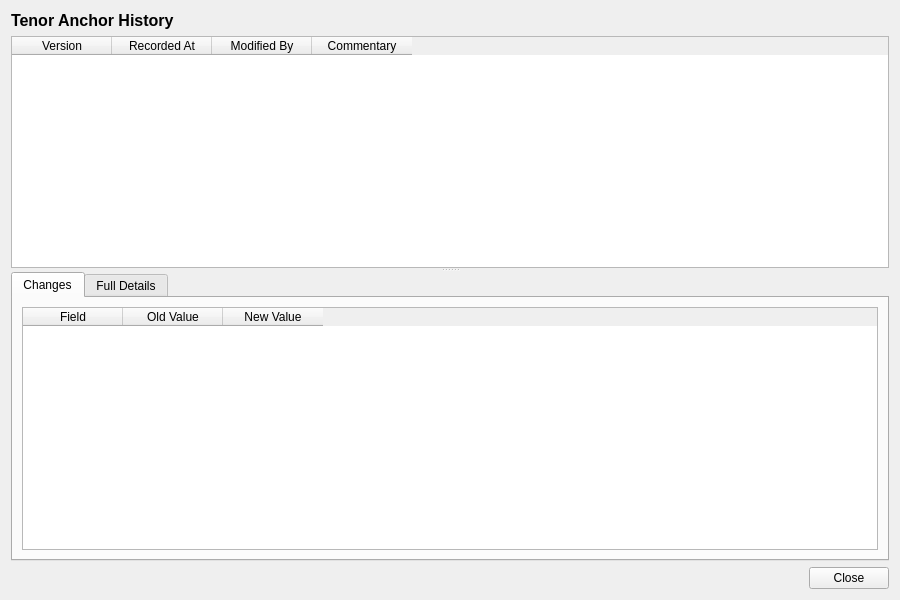
<?xml version="1.0" encoding="UTF-8"?>
<ui version="4.0">
 <class>TenorAnchorHistoryDialog</class>
 <widget class="QWidget" name="TenorAnchorHistoryDialog">
  <property name="geometry">
   <rect>
    <x>0</x>
    <y>0</y>
    <width>900</width>
    <height>600</height>
   </rect>
  </property>
  <property name="windowTitle">
   <string>Tenor Anchor History</string>
  </property>
  <layout class="QVBoxLayout" name="verticalLayout">
   <item>
    <widget class="QLabel" name="titleLabel">
     <property name="font">
      <font>
       <pointsize>12</pointsize>
       <bold>true</bold>
      </font>
     </property>
     <property name="text">
      <string>Tenor Anchor History</string>
     </property>
    </widget>
   </item>
   <item>
    <widget class="QSplitter" name="splitter">
     <property name="orientation">
      <enum>Qt::Vertical</enum>
     </property>
     <widget class="QTableWidget" name="versionListWidget">
      <property name="minimumHeight">
       <number>150</number>
      </property>
      <property name="maximumHeight">
       <number>250</number>
      </property>
      <property name="alternatingRowColors">
       <bool>true</bool>
      </property>
      <property name="editTriggers">
       <set>QAbstractItemView::NoEditTriggers</set>
      </property>
      <property name="selectionMode">
       <enum>QAbstractItemView::SingleSelection</enum>
      </property>
      <property name="selectionBehavior">
       <enum>QAbstractItemView::SelectRows</enum>
      </property>
      <column>
       <property name="text">
        <string>Version</string>
       </property>
      </column>
      <column>
       <property name="text">
        <string>Recorded At</string>
       </property>
      </column>
      <column>
       <property name="text">
        <string>Modified By</string>
       </property>
      </column>
      <column>
       <property name="text">
        <string>Commentary</string>
       </property>
      </column>
     </widget>
     <widget class="QWidget" name="detailWidget">
      <layout class="QVBoxLayout" name="detailLayout">
       <property name="leftMargin">
        <number>0</number>
       </property>
       <property name="topMargin">
        <number>0</number>
       </property>
       <property name="rightMargin">
        <number>0</number>
       </property>
       <property name="bottomMargin">
        <number>0</number>
       </property>
       <item>
        <widget class="QTabWidget" name="tabWidget">
         <property name="currentIndex">
          <number>0</number>
         </property>
         <widget class="QWidget" name="changesTab">
          <attribute name="title">
           <string>Changes</string>
          </attribute>
          <layout class="QVBoxLayout" name="changesTabLayout">
           <item>
            <widget class="QTableWidget" name="changesTableWidget">
             <property name="editTriggers">
              <set>QAbstractItemView::NoEditTriggers</set>
             </property>
             <property name="alternatingRowColors">
              <bool>true</bool>
             </property>
             <property name="selectionMode">
              <enum>QAbstractItemView::SingleSelection</enum>
             </property>
             <property name="selectionBehavior">
              <enum>QAbstractItemView::SelectRows</enum>
             </property>
             <column>
              <property name="text">
               <string>Field</string>
              </property>
             </column>
             <column>
              <property name="text">
               <string>Old Value</string>
              </property>
             </column>
             <column>
              <property name="text">
               <string>New Value</string>
              </property>
             </column>
            </widget>
           </item>
          </layout>
         </widget>
         <widget class="QWidget" name="fullDetailsTab">
          <attribute name="title">
           <string>Full Details</string>
          </attribute>
          <layout class="QVBoxLayout" name="fullDetailsTabLayout">
           <item>
            <widget class="QScrollArea" name="scrollArea">
             <property name="widgetResizable">
              <bool>true</bool>
             </property>
             <widget class="QWidget" name="scrollAreaWidgetContents">
              <property name="geometry">
               <rect>
                <x>0</x>
                <y>0</y>
                <width>560</width>
                <height>450</height>
               </rect>
              </property>
              <layout class="QFormLayout" name="formLayout">
               <item row="0" column="0">
                <widget class="QLabel" name="codeLabel">
                 <property name="text">
                  <string>Code:</string>
                 </property>
                </widget>
               </item>
               <item row="0" column="1">
                <widget class="QLabel" name="codeValue">
                 <property name="text">
                  <string/>
                 </property>
                </widget>
               </item>
               <item row="1" column="0">
                <widget class="QLabel" name="descriptionLabel">
                 <property name="text">
                  <string>Description:</string>
                 </property>
                </widget>
               </item>
               <item row="1" column="1">
                <widget class="QLabel" name="descriptionValue">
                 <property name="text">
                  <string/>
                 </property>
                 <property name="wordWrap">
                  <bool>true</bool>
                 </property>
                </widget>
               </item>
               <item row="2" column="0">
                <widget class="QLabel" name="display_orderLabel">
                 <property name="text">
                  <string>Display Order:</string>
                 </property>
                </widget>
               </item>
               <item row="2" column="1">
                <widget class="QLabel" name="displayOrderValue">
                 <property name="text">
                  <string/>
                 </property>
                </widget>
               </item>
               <item row="3" column="0">
                <widget class="QLabel" name="versionNumberLabel">
                 <property name="text">
                  <string>Version:</string>
                 </property>
                </widget>
               </item>
               <item row="3" column="1">
                <widget class="QLabel" name="versionNumberValue">
                 <property name="text">
                  <string/>
                 </property>
                </widget>
               </item>
               <item row="4" column="0">
                <widget class="QLabel" name="modifiedByLabel">
                 <property name="text">
                  <string>Modified By:</string>
                 </property>
                </widget>
               </item>
               <item row="4" column="1">
                <widget class="QLabel" name="modifiedByValue">
                 <property name="text">
                  <string/>
                 </property>
                </widget>
               </item>
               <item row="5" column="0">
                <widget class="QLabel" name="recordedAtLabel">
                 <property name="text">
                  <string>Recorded At:</string>
                 </property>
                </widget>
               </item>
               <item row="5" column="1">
                <widget class="QLabel" name="recordedAtValue">
                 <property name="text">
                  <string/>
                 </property>
                </widget>
               </item>
               <item row="6" column="0">
                <widget class="QLabel" name="changeCommentaryLabel">
                 <property name="text">
                  <string>Change Commentary:</string>
                 </property>
                </widget>
               </item>
               <item row="6" column="1">
                <widget class="QLabel" name="changeCommentaryValue">
                 <property name="text">
                  <string/>
                 </property>
                 <property name="wordWrap">
                  <bool>true</bool>
                 </property>
                </widget>
               </item>
              </layout>
             </widget>
            </widget>
           </item>
          </layout>
         </widget>
        </widget>
       </item>
      </layout>
     </widget>
    </widget>
   </item>
   <item>
    <layout class="QHBoxLayout" name="buttonLayout">
     <item>
      <spacer name="horizontalSpacer">
       <property name="orientation">
        <enum>Qt::Horizontal</enum>
       </property>
       <property name="sizeHint" stdset="0">
        <size><width>40</width><height>20</height></size>
       </property>
      </spacer>
     </item>
     <item>
      <widget class="QPushButton" name="closeButton">
       <property name="text">
        <string>Close</string>
       </property>
      </widget>
     </item>
    </layout>
   </item>
  </layout>
 </widget>
 <resources/>
 <connections/>
</ui>
